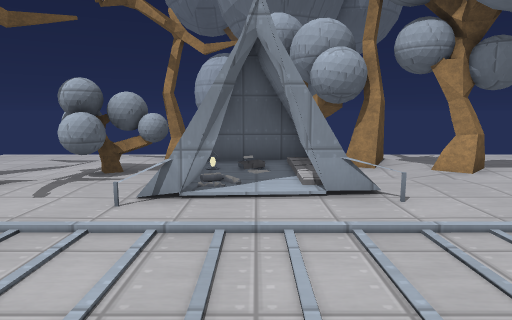
[1] (above)

18 first-person views from a walk through a Godot game level. The camera is 1.3 m above the floor, tilts 8° down and sees 75° across. The floor is counted in squares, 1 m on a side. Each view is taken from the middle of a square. On the plan, view 1 faces up. The plan holds only what a view shows up to about 14 squares ahead; the rest is blank. The place goes on beyond the plan. Characters and animated objects are left out. Surface patterns are stand-ins for the level's own textures.

[2]
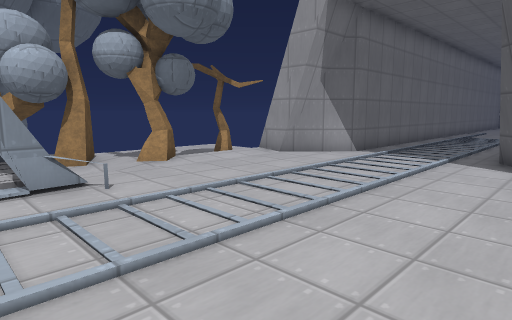

[3]
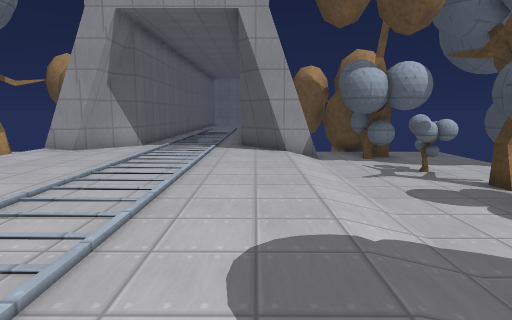

[4]
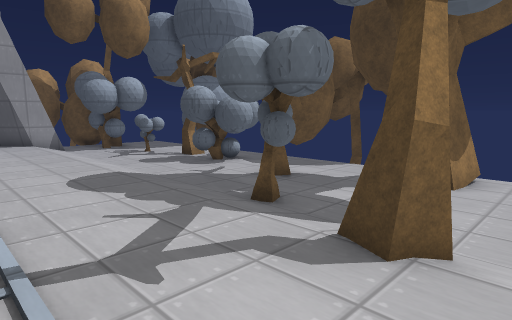

[5]
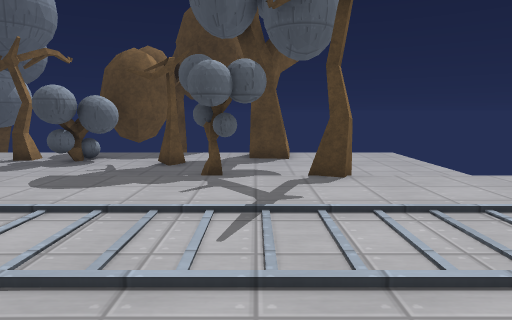

[6]
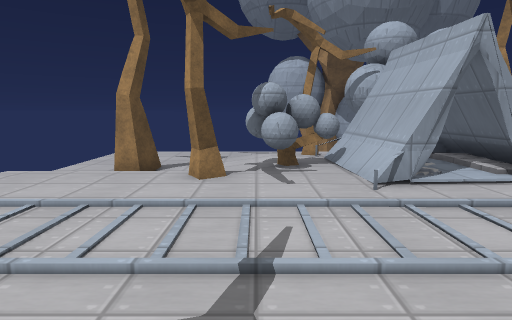

[7]
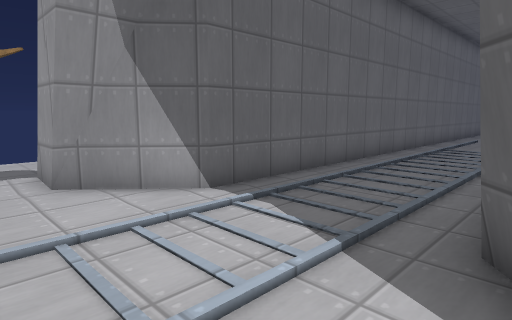

[8]
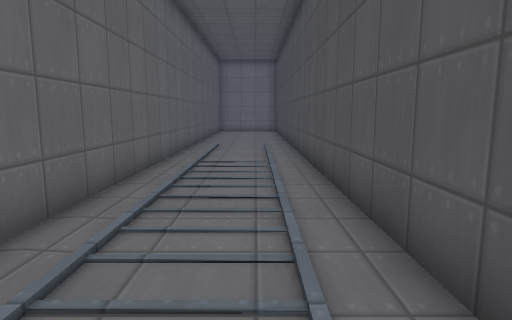

[9]
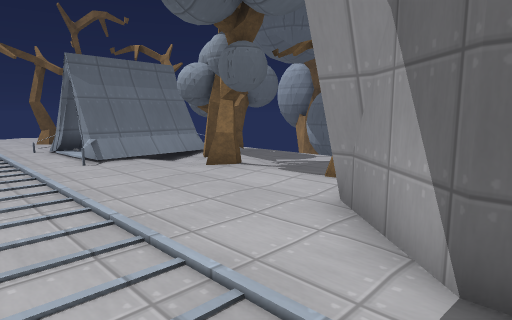

[10]
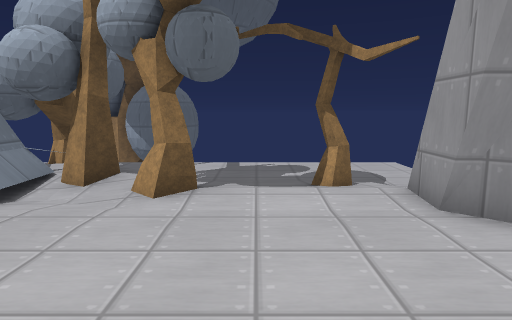

[11]
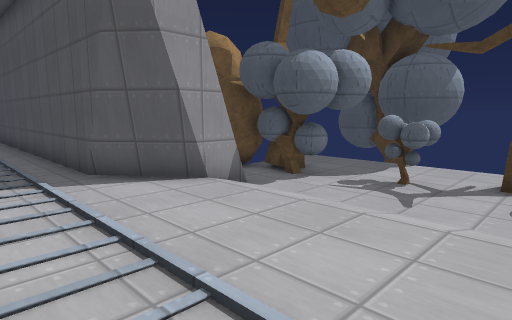

[12]
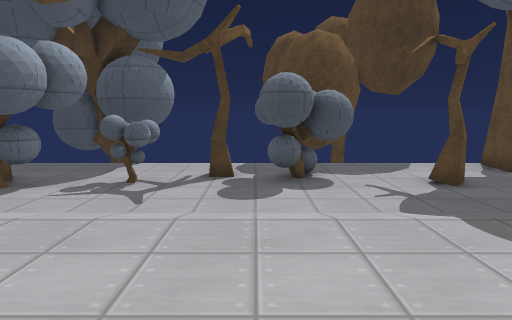

[13]
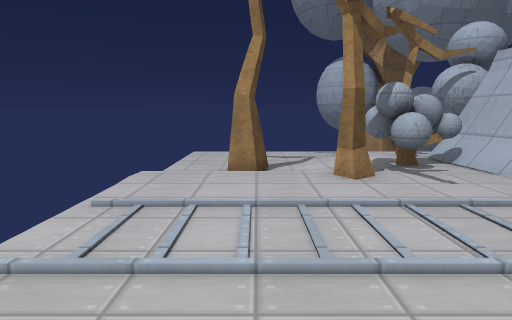

[14]
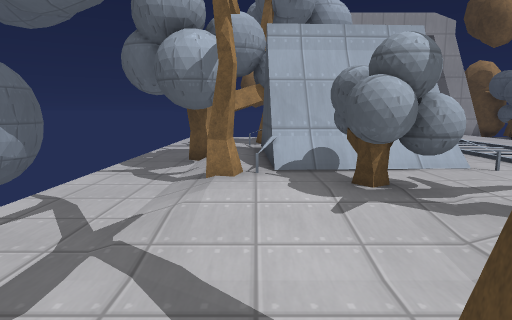

[15]
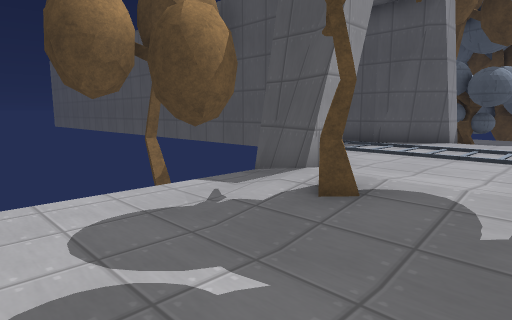

[16]
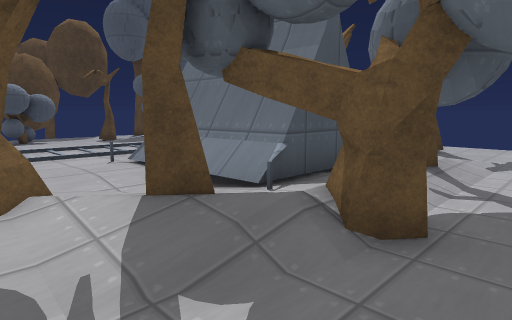

[17]
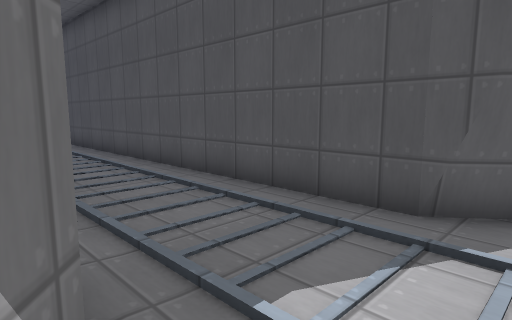

[18]
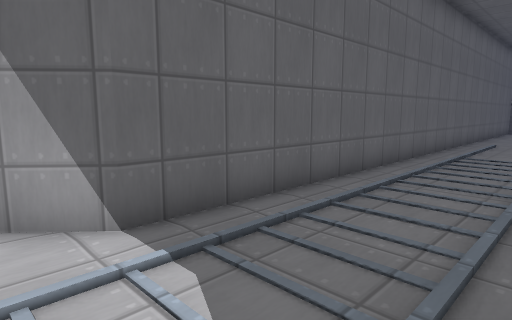

### Floor plan
Key: @ floor where view 1 was taken; # wall or solid block; . main floor; - floor 0.25 m lower than the main floor; / step, stairs or slope; = window, fence, low wall or low ledge; S stump.
Columns run from 9 left of view 1 to 25 right of it. Each row starts with its distance up from view 1.
 12 --------------------
 11 ---------##---------
 10 -----//S####/-------
  9 -----../#####/------
  8 --#--####.###...S./-#
  7   //-####.#/..#...#/#
  6 ....S...#.#/......###
  5 ....S.....#/.......################
  4 ...................................
  3 ...................................
  2 ...................................
  1 ...................................
  0 .........@........#################
 -1 ...#/.............#
 -2 ------#-----------#
 -3 ------#----------###
 -4 --------S------#-###
 -5 --------S-###S-#-##-
 -6 -- -##----##--------
 -7 -- -##----#---------
 -8          #=#   ###

Positions as (right, up) in squares from view 1, and headings:
1: (0, 0), facing up
2: (0, -1), facing up-right
3: (-3, 0), facing right
4: (-7, 2), facing down-right
5: (-4, 6), facing down
6: (-4, -1), facing up
7: (7, 0), facing up-right
8: (11, 2), facing right
9: (11, 2), facing up-left
10: (6, 2), facing up
11: (3, 3), facing down-right
12: (3, 3), facing down
13: (-7, -1), facing up
14: (-8, 9), facing right
15: (5, 12), facing down-right
16: (5, 12), facing down-left
17: (9, 5), facing down-right
18: (9, 1), facing up-right
